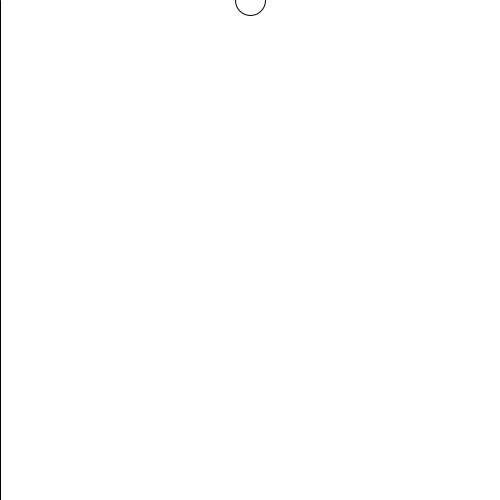
Frame 1 (no input)
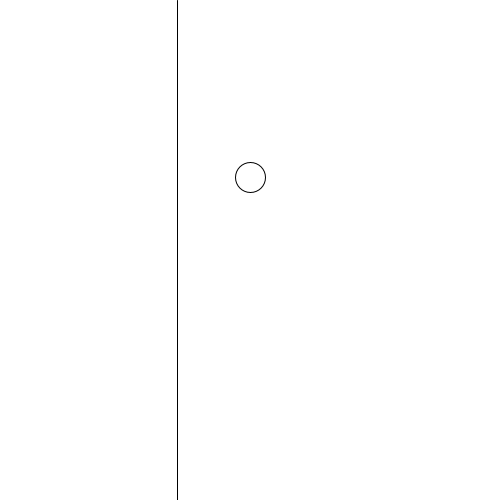
Frame 60 (the mouse pressed at the canvas centre just before this capture)
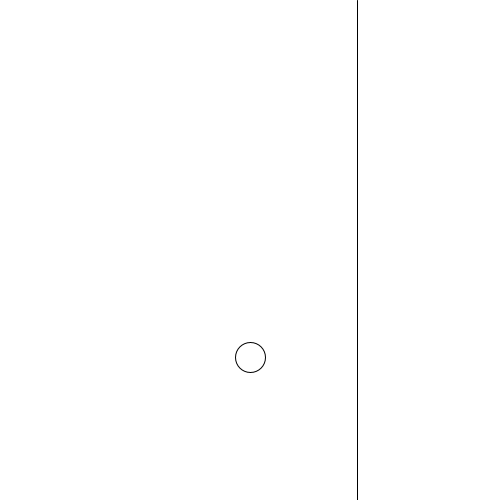
Frame 120 (the mouse held since frame 60 and released just before this capture)

The Processing sketch that drew these frames (run headless with seeded random() and noise(); from frame 60 on, the mouse is pressed at the canvas centre):

// Processing sketch: sketch_250214a
// ── sketch_250214a.pde
//Figura con più lati
/*size(500,500);
background(255);
beginShape();
fill(0);
vertex(180,82);
vertex(207,36);
vertex(214,63);
vertex(407,11);
vertex(412,30);
vertex(219,82);
vertex(226,109);
endShape(CLOSE);*/

//Animazione iniziale
int pos=0;
int yc=0;
int b=255;
int dir=1;
int v=3;
void setup(){
  size(500,500);
  frameRate(240);
}

void draw(){
  background(b);
   line(pos, 0, pos, height);
   pos+=v*dir;
   if(pos>width || pos<0){
     dir=-dir;
   }
   
   
   ellipse(width/2, yc, 30,30);
   if(yc>height){
     yc=0;
   }
   yc+=v*dir;
}

//Cerchi in tutto lo schermo
/*int d=40;
void setup(){
  size(800,500);
}

void draw(){
  background(0);
  for(int y=20; y<=height; y+=d){
    for(int x=20; x<=width; x+=d){
      ellipse(x, y, d, d);
    }
  }
  for(int y=20; y<=height; y+=d){
    for(int x=20; x<=width; x+=d){
      line(x, y, width/2, height/2);
    }
  }
}*/



/*void setup(){
  size(800,500);
  println("sono nel setup");
  frameRate(2);
}

//Linee speculari
void draw(){
  background(255);
  //println("sono nel draw, sono passati "+frameCount+" fotogrammi");
  for(int i=20; i<400; i+=20){
    stroke(0,0,255);
    line(i, 0, i+i/2, height/2);
    stroke(255,0,0);
    line(i+i/2,height/2, i, height);
    stroke(0,255,0);
    line(30, i, 80, i);
  }
}*/

//Gestione tempo
/*void setup(){
  size(500,500);
  println("sono nel setup");
  frameRate(2);
}

void draw(){
  background(0);
  println("sono nel draw, sono passati "+frameCount+" secondi");
  if(millis()>=5000){ //millisecondi
    ellipse(width/2, height/2, 50,50);
  }
}*/
